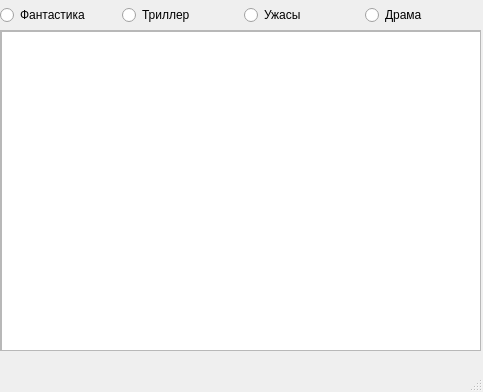
<?xml version="1.0" encoding="UTF-8"?>
<ui version="4.0">
 <class>MainWindow</class>
 <widget class="QMainWindow" name="MainWindow">
  <property name="geometry">
   <rect>
    <x>0</x>
    <y>0</y>
    <width>483</width>
    <height>392</height>
   </rect>
  </property>
  <property name="minimumSize">
   <size>
    <width>483</width>
    <height>392</height>
   </size>
  </property>
  <property name="maximumSize">
   <size>
    <width>483</width>
    <height>392</height>
   </size>
  </property>
  <property name="windowTitle">
   <string>MainWindow</string>
  </property>
  <widget class="QWidget" name="centralwidget">
   <widget class="QScrollArea" name="scrollArea">
    <property name="geometry">
     <rect>
      <x>0</x>
      <y>30</y>
      <width>481</width>
      <height>321</height>
     </rect>
    </property>
    <property name="widgetResizable">
     <bool>true</bool>
    </property>
    <widget class="QWidget" name="scrollAreaWidgetContents">
     <property name="geometry">
      <rect>
       <x>0</x>
       <y>0</y>
       <width>479</width>
       <height>319</height>
      </rect>
     </property>
     <widget class="QTableWidget" name="films_table">
      <property name="geometry">
       <rect>
        <x>0</x>
        <y>0</y>
        <width>481</width>
        <height>321</height>
       </rect>
      </property>
      <property name="sizePolicy">
       <sizepolicy hsizetype="Ignored" vsizetype="Ignored">
        <horstretch>0</horstretch>
        <verstretch>0</verstretch>
       </sizepolicy>
      </property>
     </widget>
    </widget>
   </widget>
   <widget class="QWidget" name="gridLayoutWidget">
    <property name="geometry">
     <rect>
      <x>0</x>
      <y>0</y>
      <width>481</width>
      <height>31</height>
     </rect>
    </property>
    <layout class="QGridLayout" name="gridLayout">
     <item row="0" column="0">
      <widget class="QRadioButton" name="rbtn_1">
       <property name="text">
        <string>Фантастика</string>
       </property>
      </widget>
     </item>
     <item row="0" column="1">
      <widget class="QRadioButton" name="rbtn_2">
       <property name="text">
        <string>Триллер</string>
       </property>
      </widget>
     </item>
     <item row="0" column="2">
      <widget class="QRadioButton" name="rbtn_3">
       <property name="text">
        <string>Ужасы</string>
       </property>
      </widget>
     </item>
     <item row="0" column="3">
      <widget class="QRadioButton" name="rbtn_4">
       <property name="text">
        <string>Драма</string>
       </property>
      </widget>
     </item>
    </layout>
   </widget>
  </widget>
  <widget class="QMenuBar" name="menubar">
   <property name="geometry">
    <rect>
     <x>0</x>
     <y>0</y>
     <width>483</width>
     <height>21</height>
    </rect>
   </property>
  </widget>
  <widget class="QStatusBar" name="statusbar"/>
 </widget>
 <resources/>
 <connections/>
</ui>
